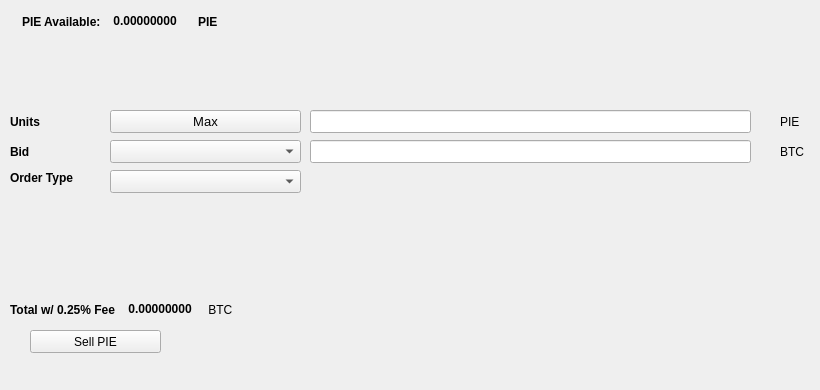
   <widget class="QWidget" name="SellTab">
    <attribute name="title">
     <string>Sell</string>
    </attribute>
    <widget class="QLabel" name="label_16">
     <property name="geometry">
      <rect>
       <x>780</x>
       <y>140</y>
       <width>31</width>
       <height>23</height>
      </rect>
     </property>
     <property name="text">
      <string>BTC</string>
     </property>
    </widget>
    <widget class="QComboBox" name="SellBidcomboBox">
     <property name="geometry">
      <rect>
       <x>110</x>
       <y>140</y>
       <width>191</width>
       <height>23</height>
      </rect>
     </property>
     <property name="font">
      <font>
       <pointsize>10</pointsize>
      </font>
     </property>
    </widget>
    <widget class="QLabel" name="label_18">
     <property name="geometry">
      <rect>
       <x>10</x>
       <y>110</y>
       <width>46</width>
       <height>23</height>
      </rect>
     </property>
     <property name="font">
      <font>
       <weight>75</weight>
       <bold>true</bold>
      </font>
     </property>
     <property name="text">
      <string>Units</string>
     </property>
    </widget>
    <widget class="QPushButton" name="Sell_Max_Amount">
     <property name="geometry">
      <rect>
       <x>110</x>
       <y>110</y>
       <width>191</width>
       <height>23</height>
      </rect>
     </property>
     <property name="font">
      <font>
       <pointsize>10</pointsize>
      </font>
     </property>
     <property name="text">
      <string>Max</string>
     </property>
    </widget>
    <widget class="QLabel" name="label_20">
     <property name="geometry">
      <rect>
       <x>10</x>
       <y>170</y>
       <width>91</width>
       <height>16</height>
      </rect>
     </property>
     <property name="font">
      <font>
       <weight>75</weight>
       <bold>true</bold>
      </font>
     </property>
     <property name="text">
      <string>Order Type</string>
     </property>
    </widget>
    <widget class="QComboBox" name="SellOrdertypeCombo">
     <property name="geometry">
      <rect>
       <x>110</x>
       <y>170</y>
       <width>191</width>
       <height>23</height>
      </rect>
     </property>
     <property name="font">
      <font>
       <pointsize>10</pointsize>
      </font>
     </property>
    </widget>
    <widget class="QLabel" name="label_21">
     <property name="geometry">
      <rect>
       <x>10</x>
       <y>140</y>
       <width>46</width>
       <height>23</height>
      </rect>
     </property>
     <property name="font">
      <font>
       <weight>75</weight>
       <bold>true</bold>
      </font>
     </property>
     <property name="text">
      <string>Bid</string>
     </property>
    </widget>
    <widget class="QLabel" name="label_22">
     <property name="geometry">
      <rect>
       <x>780</x>
       <y>110</y>
       <width>31</width>
       <height>23</height>
      </rect>
     </property>
     <property name="text">
      <string>PIE</string>
     </property>
    </widget>
    <widget class="QLineEdit" name="UnitsInputPIE">
     <property name="geometry">
      <rect>
       <x>310</x>
       <y>110</y>
       <width>441</width>
       <height>23</height>
      </rect>
     </property>
     <property name="font">
      <font>
       <pointsize>9</pointsize>
       <weight>75</weight>
       <bold>true</bold>
      </font>
     </property>
    </widget>
    <widget class="QLineEdit" name="SellBidPriceEdit">
     <property name="geometry">
      <rect>
       <x>310</x>
       <y>140</y>
       <width>441</width>
       <height>23</height>
      </rect>
     </property>
     <property name="font">
      <font>
       <pointsize>9</pointsize>
       <weight>75</weight>
       <bold>true</bold>
      </font>
     </property>
    </widget>
    <widget class="QPushButton" name="SellPIEBTN">
     <property name="geometry">
      <rect>
       <x>30</x>
       <y>330</y>
       <width>131</width>
       <height>23</height>
      </rect>
     </property>
     <property name="text">
      <string>Sell PIE</string>
     </property>
     <property name="icon">
      <iconset resource="../thunderhot">
       <normaloff>:/icons/bitcoin</normaloff>:/icons/bitcoin</iconset>
     </property>
    </widget>
    <widget class="QWidget" name="layoutWidget3">
     <property name="geometry">
      <rect>
       <x>22</x>
       <y>12</y>
       <width>258</width>
       <height>19</height>
      </rect>
     </property>
     <layout class="QHBoxLayout" name="horizontalLayout">
      <item>
       <widget class="QLabel" name="label232_2">
        <property name="font">
         <font>
          <weight>75</weight>
          <bold>true</bold>
         </font>
        </property>
        <property name="text">
         <string>PIE Available:</string>
        </property>
       </widget>
      </item>
      <item>
       <widget class="QLabel" name="PIEAvailableLabel">
        <property name="palette">
         <palette>
          <active>
           <colorrole role="WindowText">
            <brush brushstyle="SolidPattern">
             <color alpha="255">
              <red>0</red>
              <green>0</green>
              <blue>0</blue>
             </color>
            </brush>
           </colorrole>
           <colorrole role="Button">
            <brush brushstyle="SolidPattern">
             <color alpha="255">
              <red>0</red>
              <green>170</green>
              <blue>0</blue>
             </color>
            </brush>
           </colorrole>
           <colorrole role="Light">
            <brush brushstyle="SolidPattern">
             <color alpha="255">
              <red>0</red>
              <green>255</green>
              <blue>0</blue>
             </color>
            </brush>
           </colorrole>
           <colorrole role="Midlight">
            <brush brushstyle="SolidPattern">
             <color alpha="255">
              <red>0</red>
              <green>212</green>
              <blue>0</blue>
             </color>
            </brush>
           </colorrole>
           <colorrole role="Dark">
            <brush brushstyle="SolidPattern">
             <color alpha="255">
              <red>0</red>
              <green>85</green>
              <blue>0</blue>
             </color>
            </brush>
           </colorrole>
           <colorrole role="Mid">
            <brush brushstyle="SolidPattern">
             <color alpha="255">
              <red>0</red>
              <green>113</green>
              <blue>0</blue>
             </color>
            </brush>
           </colorrole>
           <colorrole role="Text">
            <brush brushstyle="SolidPattern">
             <color alpha="255">
              <red>0</red>
              <green>170</green>
              <blue>0</blue>
             </color>
            </brush>
           </colorrole>
           <colorrole role="BrightText">
            <brush brushstyle="SolidPattern">
             <color alpha="255">
              <red>255</red>
              <green>255</green>
              <blue>255</blue>
             </color>
            </brush>
           </colorrole>
           <colorrole role="ButtonText">
            <brush brushstyle="SolidPattern">
             <color alpha="255">
              <red>0</red>
              <green>0</green>
              <blue>0</blue>
             </color>
            </brush>
           </colorrole>
           <colorrole role="Base">
            <brush brushstyle="SolidPattern">
             <color alpha="255">
              <red>255</red>
              <green>255</green>
              <blue>255</blue>
             </color>
            </brush>
           </colorrole>
           <colorrole role="Window">
            <brush brushstyle="SolidPattern">
             <color alpha="255">
              <red>0</red>
              <green>170</green>
              <blue>0</blue>
             </color>
            </brush>
           </colorrole>
           <colorrole role="Shadow">
            <brush brushstyle="SolidPattern">
             <color alpha="255">
              <red>0</red>
              <green>0</green>
              <blue>0</blue>
             </color>
            </brush>
           </colorrole>
           <colorrole role="AlternateBase">
            <brush brushstyle="SolidPattern">
             <color alpha="255">
              <red>127</red>
              <green>212</green>
              <blue>127</blue>
             </color>
            </brush>
           </colorrole>
           <colorrole role="ToolTipBase">
            <brush brushstyle="SolidPattern">
             <color alpha="255">
              <red>255</red>
              <green>255</green>
              <blue>220</blue>
             </color>
            </brush>
           </colorrole>
           <colorrole role="ToolTipText">
            <brush brushstyle="SolidPattern">
             <color alpha="255">
              <red>0</red>
              <green>0</green>
              <blue>0</blue>
             </color>
            </brush>
           </colorrole>
          </active>
          <inactive>
           <colorrole role="WindowText">
            <brush brushstyle="SolidPattern">
             <color alpha="255">
              <red>0</red>
              <green>0</green>
              <blue>0</blue>
             </color>
            </brush>
           </colorrole>
           <colorrole role="Button">
            <brush brushstyle="SolidPattern">
             <color alpha="255">
              <red>0</red>
              <green>170</green>
              <blue>0</blue>
             </color>
            </brush>
           </colorrole>
           <colorrole role="Light">
            <brush brushstyle="SolidPattern">
             <color alpha="255">
              <red>0</red>
              <green>255</green>
              <blue>0</blue>
             </color>
            </brush>
           </colorrole>
           <colorrole role="Midlight">
            <brush brushstyle="SolidPattern">
             <color alpha="255">
              <red>0</red>
              <green>212</green>
              <blue>0</blue>
             </color>
            </brush>
           </colorrole>
           <colorrole role="Dark">
            <brush brushstyle="SolidPattern">
             <color alpha="255">
              <red>0</red>
              <green>85</green>
              <blue>0</blue>
             </color>
            </brush>
           </colorrole>
           <colorrole role="Mid">
            <brush brushstyle="SolidPattern">
             <color alpha="255">
              <red>0</red>
              <green>113</green>
              <blue>0</blue>
             </color>
            </brush>
           </colorrole>
           <colorrole role="Text">
            <brush brushstyle="SolidPattern">
             <color alpha="255">
              <red>0</red>
              <green>170</green>
              <blue>0</blue>
             </color>
            </brush>
           </colorrole>
           <colorrole role="BrightText">
            <brush brushstyle="SolidPattern">
             <color alpha="255">
              <red>255</red>
              <green>255</green>
              <blue>255</blue>
             </color>
            </brush>
           </colorrole>
           <colorrole role="ButtonText">
            <brush brushstyle="SolidPattern">
             <color alpha="255">
              <red>0</red>
              <green>0</green>
              <blue>0</blue>
             </color>
            </brush>
           </colorrole>
           <colorrole role="Base">
            <brush brushstyle="SolidPattern">
             <color alpha="255">
              <red>255</red>
              <green>255</green>
              <blue>255</blue>
             </color>
            </brush>
           </colorrole>
           <colorrole role="Window">
            <brush brushstyle="SolidPattern">
             <color alpha="255">
              <red>0</red>
              <green>170</green>
              <blue>0</blue>
             </color>
            </brush>
           </colorrole>
           <colorrole role="Shadow">
            <brush brushstyle="SolidPattern">
             <color alpha="255">
              <red>0</red>
              <green>0</green>
              <blue>0</blue>
             </color>
            </brush>
           </colorrole>
           <colorrole role="AlternateBase">
            <brush brushstyle="SolidPattern">
             <color alpha="255">
              <red>127</red>
              <green>212</green>
              <blue>127</blue>
             </color>
            </brush>
           </colorrole>
           <colorrole role="ToolTipBase">
            <brush brushstyle="SolidPattern">
             <color alpha="255">
              <red>255</red>
              <green>255</green>
              <blue>220</blue>
             </color>
            </brush>
           </colorrole>
           <colorrole role="ToolTipText">
            <brush brushstyle="SolidPattern">
             <color alpha="255">
              <red>0</red>
              <green>0</green>
              <blue>0</blue>
             </color>
            </brush>
           </colorrole>
          </inactive>
          <disabled>
           <colorrole role="WindowText">
            <brush brushstyle="SolidPattern">
             <color alpha="255">
              <red>0</red>
              <green>85</green>
              <blue>0</blue>
             </color>
            </brush>
           </colorrole>
           <colorrole role="Button">
            <brush brushstyle="SolidPattern">
             <color alpha="255">
              <red>0</red>
              <green>170</green>
              <blue>0</blue>
             </color>
            </brush>
           </colorrole>
           <colorrole role="Light">
            <brush brushstyle="SolidPattern">
             <color alpha="255">
              <red>0</red>
              <green>255</green>
              <blue>0</blue>
             </color>
            </brush>
           </colorrole>
           <colorrole role="Midlight">
            <brush brushstyle="SolidPattern">
             <color alpha="255">
              <red>0</red>
              <green>212</green>
              <blue>0</blue>
             </color>
            </brush>
           </colorrole>
           <colorrole role="Dark">
            <brush brushstyle="SolidPattern">
             <color alpha="255">
              <red>0</red>
              <green>85</green>
              <blue>0</blue>
             </color>
            </brush>
           </colorrole>
           <colorrole role="Mid">
            <brush brushstyle="SolidPattern">
             <color alpha="255">
              <red>0</red>
              <green>113</green>
              <blue>0</blue>
             </color>
            </brush>
           </colorrole>
           <colorrole role="Text">
            <brush brushstyle="SolidPattern">
             <color alpha="255">
              <red>0</red>
              <green>85</green>
              <blue>0</blue>
             </color>
            </brush>
           </colorrole>
           <colorrole role="BrightText">
            <brush brushstyle="SolidPattern">
             <color alpha="255">
              <red>255</red>
              <green>255</green>
              <blue>255</blue>
             </color>
            </brush>
           </colorrole>
           <colorrole role="ButtonText">
            <brush brushstyle="SolidPattern">
             <color alpha="255">
              <red>0</red>
              <green>85</green>
              <blue>0</blue>
             </color>
            </brush>
           </colorrole>
           <colorrole role="Base">
            <brush brushstyle="SolidPattern">
             <color alpha="255">
              <red>0</red>
              <green>170</green>
              <blue>0</blue>
             </color>
            </brush>
           </colorrole>
           <colorrole role="Window">
            <brush brushstyle="SolidPattern">
             <color alpha="255">
              <red>0</red>
              <green>170</green>
              <blue>0</blue>
             </color>
            </brush>
           </colorrole>
           <colorrole role="Shadow">
            <brush brushstyle="SolidPattern">
             <color alpha="255">
              <red>0</red>
              <green>0</green>
              <blue>0</blue>
             </color>
            </brush>
           </colorrole>
           <colorrole role="AlternateBase">
            <brush brushstyle="SolidPattern">
             <color alpha="255">
              <red>0</red>
              <green>170</green>
              <blue>0</blue>
             </color>
            </brush>
           </colorrole>
           <colorrole role="ToolTipBase">
            <brush brushstyle="SolidPattern">
             <color alpha="255">
              <red>255</red>
              <green>255</green>
              <blue>220</blue>
             </color>
            </brush>
           </colorrole>
           <colorrole role="ToolTipText">
            <brush brushstyle="SolidPattern">
             <color alpha="255">
              <red>0</red>
              <green>0</green>
              <blue>0</blue>
             </color>
            </brush>
           </colorrole>
          </disabled>
         </palette>
        </property>
        <property name="font">
         <font>
          <weight>75</weight>
          <bold>true</bold>
         </font>
        </property>
        <property name="text">
         <string> 0.00000000 </string>
        </property>
        <property name="textInteractionFlags">
         <set>Qt::LinksAccessibleByMouse|Qt::TextSelectableByKeyboard|Qt::TextSelectableByMouse</set>
        </property>
       </widget>
      </item>
      <item>
       <widget class="QLabel" name="labelPIE">
        <property name="font">
         <font>
          <weight>75</weight>
          <bold>true</bold>
         </font>
        </property>
        <property name="text">
         <string>PIE</string>
        </property>
       </widget>
      </item>
     </layout>
    </widget>
    <widget class="QWidget" name="layoutWidget">
     <property name="geometry">
      <rect>
       <x>10</x>
       <y>300</y>
       <width>268</width>
       <height>19</height>
      </rect>
     </property>
     <layout class="QHBoxLayout" name="horizontalLayout_2">
      <item>
       <widget class="QLabel" name="label_19">
        <property name="font">
         <font>
          <weight>75</weight>
          <bold>true</bold>
         </font>
        </property>
        <property name="text">
         <string>Total w/ 0.25% Fee </string>
        </property>
       </widget>
      </item>
      <item>
       <widget class="QLabel" name="SellCostLabel">
        <property name="palette">
         <palette>
          <active>
           <colorrole role="WindowText">
            <brush brushstyle="SolidPattern">
             <color alpha="255">
              <red>0</red>
              <green>0</green>
              <blue>0</blue>
             </color>
            </brush>
           </colorrole>
           <colorrole role="Button">
            <brush brushstyle="SolidPattern">
             <color alpha="255">
              <red>0</red>
              <green>170</green>
              <blue>0</blue>
             </color>
            </brush>
           </colorrole>
           <colorrole role="Light">
            <brush brushstyle="SolidPattern">
             <color alpha="255">
              <red>0</red>
              <green>255</green>
              <blue>0</blue>
             </color>
            </brush>
           </colorrole>
           <colorrole role="Midlight">
            <brush brushstyle="SolidPattern">
             <color alpha="255">
              <red>0</red>
              <green>212</green>
              <blue>0</blue>
             </color>
            </brush>
           </colorrole>
           <colorrole role="Dark">
            <brush brushstyle="SolidPattern">
             <color alpha="255">
              <red>0</red>
              <green>85</green>
              <blue>0</blue>
             </color>
            </brush>
           </colorrole>
           <colorrole role="Mid">
            <brush brushstyle="SolidPattern">
             <color alpha="255">
              <red>0</red>
              <green>113</green>
              <blue>0</blue>
             </color>
            </brush>
           </colorrole>
           <colorrole role="Text">
            <brush brushstyle="SolidPattern">
             <color alpha="255">
              <red>0</red>
              <green>170</green>
              <blue>0</blue>
             </color>
            </brush>
           </colorrole>
           <colorrole role="BrightText">
            <brush brushstyle="SolidPattern">
             <color alpha="255">
              <red>255</red>
              <green>255</green>
              <blue>255</blue>
             </color>
            </brush>
           </colorrole>
           <colorrole role="ButtonText">
            <brush brushstyle="SolidPattern">
             <color alpha="255">
              <red>0</red>
              <green>0</green>
              <blue>0</blue>
             </color>
            </brush>
           </colorrole>
           <colorrole role="Base">
            <brush brushstyle="SolidPattern">
             <color alpha="255">
              <red>255</red>
              <green>255</green>
              <blue>255</blue>
             </color>
            </brush>
           </colorrole>
           <colorrole role="Window">
            <brush brushstyle="SolidPattern">
             <color alpha="255">
              <red>0</red>
              <green>170</green>
              <blue>0</blue>
             </color>
            </brush>
           </colorrole>
           <colorrole role="Shadow">
            <brush brushstyle="SolidPattern">
             <color alpha="255">
              <red>0</red>
              <green>0</green>
              <blue>0</blue>
             </color>
            </brush>
           </colorrole>
           <colorrole role="AlternateBase">
            <brush brushstyle="SolidPattern">
             <color alpha="255">
              <red>127</red>
              <green>212</green>
              <blue>127</blue>
             </color>
            </brush>
           </colorrole>
           <colorrole role="ToolTipBase">
            <brush brushstyle="SolidPattern">
             <color alpha="255">
              <red>255</red>
              <green>255</green>
              <blue>220</blue>
             </color>
            </brush>
           </colorrole>
           <colorrole role="ToolTipText">
            <brush brushstyle="SolidPattern">
             <color alpha="255">
              <red>0</red>
              <green>0</green>
              <blue>0</blue>
             </color>
            </brush>
           </colorrole>
          </active>
          <inactive>
           <colorrole role="WindowText">
            <brush brushstyle="SolidPattern">
             <color alpha="255">
              <red>0</red>
              <green>0</green>
              <blue>0</blue>
             </color>
            </brush>
           </colorrole>
           <colorrole role="Button">
            <brush brushstyle="SolidPattern">
             <color alpha="255">
              <red>0</red>
              <green>170</green>
              <blue>0</blue>
             </color>
            </brush>
           </colorrole>
           <colorrole role="Light">
            <brush brushstyle="SolidPattern">
             <color alpha="255">
              <red>0</red>
              <green>255</green>
              <blue>0</blue>
             </color>
            </brush>
           </colorrole>
           <colorrole role="Midlight">
            <brush brushstyle="SolidPattern">
             <color alpha="255">
              <red>0</red>
              <green>212</green>
              <blue>0</blue>
             </color>
            </brush>
           </colorrole>
           <colorrole role="Dark">
            <brush brushstyle="SolidPattern">
             <color alpha="255">
              <red>0</red>
              <green>85</green>
              <blue>0</blue>
             </color>
            </brush>
           </colorrole>
           <colorrole role="Mid">
            <brush brushstyle="SolidPattern">
             <color alpha="255">
              <red>0</red>
              <green>113</green>
              <blue>0</blue>
             </color>
            </brush>
           </colorrole>
           <colorrole role="Text">
            <brush brushstyle="SolidPattern">
             <color alpha="255">
              <red>0</red>
              <green>170</green>
              <blue>0</blue>
             </color>
            </brush>
           </colorrole>
           <colorrole role="BrightText">
            <brush brushstyle="SolidPattern">
             <color alpha="255">
              <red>255</red>
              <green>255</green>
              <blue>255</blue>
             </color>
            </brush>
           </colorrole>
           <colorrole role="ButtonText">
            <brush brushstyle="SolidPattern">
             <color alpha="255">
              <red>0</red>
              <green>0</green>
              <blue>0</blue>
             </color>
            </brush>
           </colorrole>
           <colorrole role="Base">
            <brush brushstyle="SolidPattern">
             <color alpha="255">
              <red>255</red>
              <green>255</green>
              <blue>255</blue>
             </color>
            </brush>
           </colorrole>
           <colorrole role="Window">
            <brush brushstyle="SolidPattern">
             <color alpha="255">
              <red>0</red>
              <green>170</green>
              <blue>0</blue>
             </color>
            </brush>
           </colorrole>
           <colorrole role="Shadow">
            <brush brushstyle="SolidPattern">
             <color alpha="255">
              <red>0</red>
              <green>0</green>
              <blue>0</blue>
             </color>
            </brush>
           </colorrole>
           <colorrole role="AlternateBase">
            <brush brushstyle="SolidPattern">
             <color alpha="255">
              <red>127</red>
              <green>212</green>
              <blue>127</blue>
             </color>
            </brush>
           </colorrole>
           <colorrole role="ToolTipBase">
            <brush brushstyle="SolidPattern">
             <color alpha="255">
              <red>255</red>
              <green>255</green>
              <blue>220</blue>
             </color>
            </brush>
           </colorrole>
           <colorrole role="ToolTipText">
            <brush brushstyle="SolidPattern">
             <color alpha="255">
              <red>0</red>
              <green>0</green>
              <blue>0</blue>
             </color>
            </brush>
           </colorrole>
          </inactive>
          <disabled>
           <colorrole role="WindowText">
            <brush brushstyle="SolidPattern">
             <color alpha="255">
              <red>0</red>
              <green>85</green>
              <blue>0</blue>
             </color>
            </brush>
           </colorrole>
           <colorrole role="Button">
            <brush brushstyle="SolidPattern">
             <color alpha="255">
              <red>0</red>
              <green>170</green>
              <blue>0</blue>
             </color>
            </brush>
           </colorrole>
           <colorrole role="Light">
            <brush brushstyle="SolidPattern">
             <color alpha="255">
              <red>0</red>
              <green>255</green>
              <blue>0</blue>
             </color>
            </brush>
           </colorrole>
           <colorrole role="Midlight">
            <brush brushstyle="SolidPattern">
             <color alpha="255">
              <red>0</red>
              <green>212</green>
              <blue>0</blue>
             </color>
            </brush>
           </colorrole>
           <colorrole role="Dark">
            <brush brushstyle="SolidPattern">
             <color alpha="255">
              <red>0</red>
              <green>85</green>
              <blue>0</blue>
             </color>
            </brush>
           </colorrole>
           <colorrole role="Mid">
            <brush brushstyle="SolidPattern">
             <color alpha="255">
              <red>0</red>
              <green>113</green>
              <blue>0</blue>
             </color>
            </brush>
           </colorrole>
           <colorrole role="Text">
            <brush brushstyle="SolidPattern">
             <color alpha="255">
              <red>0</red>
              <green>85</green>
              <blue>0</blue>
             </color>
            </brush>
           </colorrole>
           <colorrole role="BrightText">
            <brush brushstyle="SolidPattern">
             <color alpha="255">
              <red>255</red>
              <green>255</green>
              <blue>255</blue>
             </color>
            </brush>
           </colorrole>
           <colorrole role="ButtonText">
            <brush brushstyle="SolidPattern">
             <color alpha="255">
              <red>0</red>
              <green>85</green>
              <blue>0</blue>
             </color>
            </brush>
           </colorrole>
           <colorrole role="Base">
            <brush brushstyle="SolidPattern">
             <color alpha="255">
              <red>0</red>
              <green>170</green>
              <blue>0</blue>
             </color>
            </brush>
           </colorrole>
           <colorrole role="Window">
            <brush brushstyle="SolidPattern">
             <color alpha="255">
              <red>0</red>
              <green>170</green>
              <blue>0</blue>
             </color>
            </brush>
           </colorrole>
           <colorrole role="Shadow">
            <brush brushstyle="SolidPattern">
             <color alpha="255">
              <red>0</red>
              <green>0</green>
              <blue>0</blue>
             </color>
            </brush>
           </colorrole>
           <colorrole role="AlternateBase">
            <brush brushstyle="SolidPattern">
             <color alpha="255">
              <red>0</red>
              <green>170</green>
              <blue>0</blue>
             </color>
            </brush>
           </colorrole>
           <colorrole role="ToolTipBase">
            <brush brushstyle="SolidPattern">
             <color alpha="255">
              <red>255</red>
              <green>255</green>
              <blue>220</blue>
             </color>
            </brush>
           </colorrole>
           <colorrole role="ToolTipText">
            <brush brushstyle="SolidPattern">
             <color alpha="255">
              <red>0</red>
              <green>0</green>
              <blue>0</blue>
             </color>
            </brush>
           </colorrole>
          </disabled>
         </palette>
        </property>
        <property name="font">
         <font>
          <weight>75</weight>
          <bold>true</bold>
         </font>
        </property>
        <property name="autoFillBackground">
         <bool>false</bool>
        </property>
        <property name="text">
         <string> 0.00000000</string>
        </property>
        <property name="textInteractionFlags">
         <set>Qt::LinksAccessibleByMouse|Qt::TextSelectableByMouse</set>
        </property>
       </widget>
      </item>
      <item>
       <widget class="QLabel" name="label_17">
        <property name="font">
         <font>
          <weight>50</weight>
          <bold>false</bold>
         </font>
        </property>
        <property name="text">
         <string> BTC</string>
        </property>
       </widget>
      </item>
     </layout>
    </widget>
    <widget class="QLabel" name="label_23">
     <property name="geometry">
      <rect>
       <x>460</x>
       <y>300</y>
       <width>281</width>
       <height>81</height>
      </rect>
     </property>
     <property name="text">
      <string/>
     </property>
     <property name="pixmap">
      <pixmap>:/images/bittrex</pixmap>
     </property>
    </widget>
   </widget>
